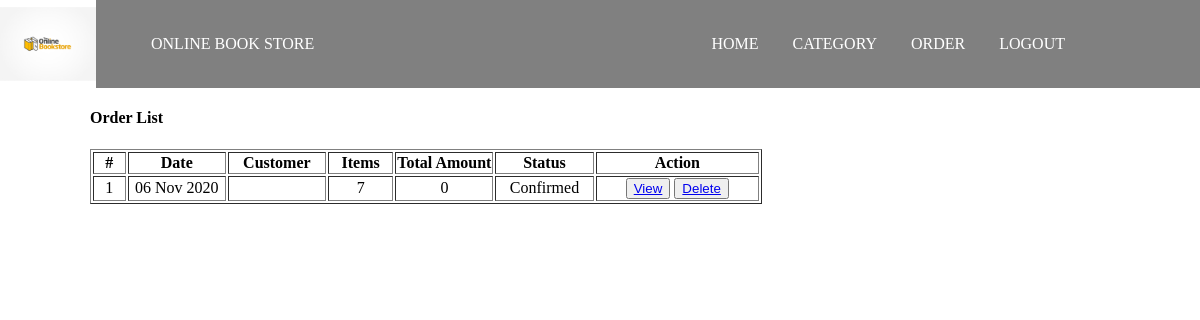
/admin/order.php, run on an earlier commit of the app's database.
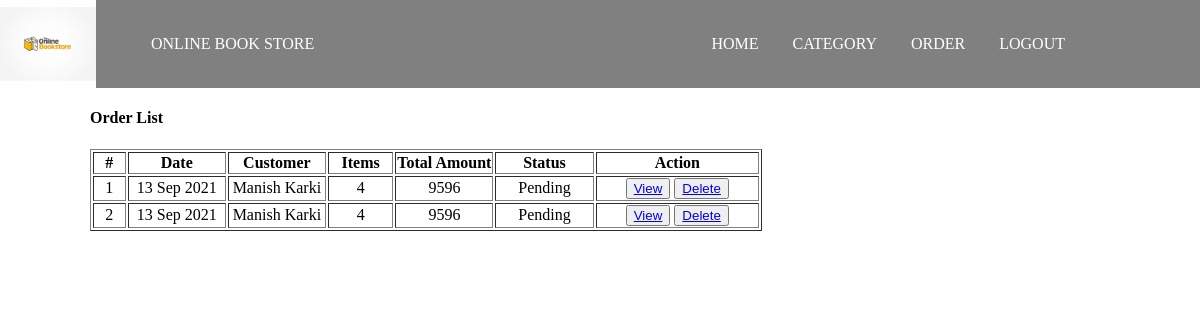
And on a later commit of the database.
### tables this page shows
CREATE TABLE `orders` (
  `id` int(30) NOT NULL,
  `customer_id` int(30) NOT NULL,
  `address` text NOT NULL,
  `total_amount` float NOT NULL,
  `status` tinyint(1) NOT NULL DEFAULT 0,
  `date_created` datetime NOT NULL DEFAULT current_timestamp()
);

CREATE TABLE `customers` (
  `id` int(30) NOT NULL,
  `name` text NOT NULL,
  `address` text NOT NULL,
  `contact` varchar(100) NOT NULL,
  `email` varchar(150) NOT NULL,
  `password` text NOT NULL,
  `date_created` datetime NOT NULL DEFAULT current_timestamp()
);

### admin/order.php (the view, shortened to what this page needs)
<!DOCTYPE html>
<html>
	<head>
		<link rel='stylesheet' href='../css/header.css' type='text/css'/>
		<link rel='stylesheet' href='../css/button.css' type='text/css'/>
		<link rel='stylesheet' href='../css/footer.css' type='text/css'/>
		<link rel="stylesheet" type="text/css" href="../css/adminBookTable.css"/>
		<link rel="stylesheet" href="../css/fontAwesome/css/font-awesome.css" type="text/css"/>
		<link rel='stylesheet' href='../css/login.css' type='text/css'/>
	</head>
	<body>
		<?php
			include('adminHeader.php');
		?>
		<div class="book-wrapper">
			<div class="title1"><h4>Order List</h4></div>
		<div class="book-table">
				<table border="1">
							<colgroup>
								<col width="5%">
								<col width="15%">
								<col width="15%">
								<col width="10%">
								<col width="15%">
								<col width="15%">
								<col width="25%">
							</colgroup>
							<thead>
								<tr>
									<th class="text-center">#</th>
									<th class="text-center">Date</th>
									<th class="text-center">Customer</th>
									<th class="text-center">Items</th>
									<th class="text-center">Total Amount</th>
									<th class="text-center">Status</th>
									<th class="text-center">Action</th>
								</tr>
							</thead>
							<tbody>
								<?php
									$i = 1;
									$conn = mysqli_connect('localhost','root','','book_store_db') or die('Connection Error');
									$sel_bookid = "select * from orders";
									$data1 = mysqli_query($conn,$sel_bookid) or die('Selection Error');
									while($row=mysqli_fetch_assoc($data1)){
										$date = $row['date_created'];
										$date1 = date("d M Y", strtotime($date));
										$a = $row["status"];
										$status = "";
										if($a == 0){
											$status = "Pending";
										}else{
											$status = "Confirmed";
										}
										$id1 = $row['customer_id'];
										$selectCustomer = "select name from customers where id = $id1";
										$name = "";
										$data2 = mysqli_query($conn,$selectCustomer) or die('Selection Error');
										while($row1=mysqli_fetch_assoc($data2)){
											$name = $row1['name'];
										}
										$item = 0;
										$id2 = $row['id'];
										$selectItem = "select qty from order_list where order_id = $id2";
										$data3 = mysqli_query($conn,$selectItem) or die('Selection Error');
										while($row2=mysqli_fetch_assoc($data3)){
											$item = $item + $row2['qty'];
										}
								?>
								<tr>
									<td class="text-center"><?php echo $i++ ?></td>
									<td class="text-center"><?php echo $date1 ?></td>
									<td class="text-center"><?php echo $name ?></td>
									<td class="text-center"><?php echo $item ?></td>
									<td class="text-center"><?php echo $row['total_amount'] ?></td>
									<td class="text-center"><?php echo $status ?></td>
									<td class="text-center">
										<button class="btn btn-sm btn-primary edit_book" type="button" >
											<a href="viewOrder.php?orderId=<?php echo $row['id'] ?>">View</a></button>
										<button class="btn btn-sm btn-danger delete_book" type="button">
											<a href="deleteOrder.php?orderId=<?php echo $row['id'] ?>">Delete</a></button>
									</td>
								</tr>
							<?php } ?>
							</tbody>
						</table>
			</div>
		</div>
		</body>
		</html>

What changed in the data, as far as the page shows it:
removed orders: date_created "06 Nov 2020", item "7", total_amount "0", status "Confirmed"
added orders: date_created "13 Sep 2021", customer.name "Manish Karki", item "4", total_amount "9596", status "Pending"
added orders: date_created "13 Sep 2021", customer.name "Manish Karki", item "4", total_amount "9596", status "Pending"
